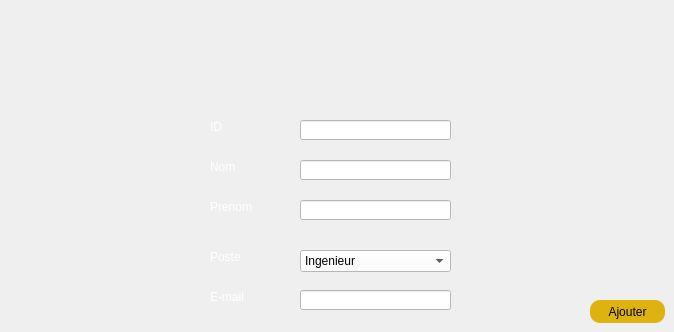
         <widget class="QWidget" name="tab">
          <attribute name="title">
           <string>Ajouter</string>
          </attribute>
          <widget class="QLabel" name="label_27">
           <property name="geometry">
            <rect>
             <x>210</x>
             <y>120</y>
             <width>47</width>
             <height>14</height>
            </rect>
           </property>
           <property name="styleSheet">
            <string notr="true">color: rgb(255, 255, 255);</string>
           </property>
           <property name="text">
            <string>ID</string>
           </property>
          </widget>
          <widget class="QLabel" name="label_28">
           <property name="geometry">
            <rect>
             <x>210</x>
             <y>160</y>
             <width>47</width>
             <height>14</height>
            </rect>
           </property>
           <property name="styleSheet">
            <string notr="true">color: rgb(255, 255, 255);</string>
           </property>
           <property name="text">
            <string>Nom</string>
           </property>
          </widget>
          <widget class="QLabel" name="label_29">
           <property name="geometry">
            <rect>
             <x>210</x>
             <y>200</y>
             <width>47</width>
             <height>14</height>
            </rect>
           </property>
           <property name="styleSheet">
            <string notr="true">color: rgb(255, 255, 255);
</string>
           </property>
           <property name="text">
            <string>Prenom</string>
           </property>
          </widget>
          <widget class="QLabel" name="label_30">
           <property name="geometry">
            <rect>
             <x>210</x>
             <y>250</y>
             <width>47</width>
             <height>14</height>
            </rect>
           </property>
           <property name="styleSheet">
            <string notr="true">color: rgb(255, 255, 255);</string>
           </property>
           <property name="text">
            <string>Poste</string>
           </property>
          </widget>
          <widget class="QLabel" name="label_31">
           <property name="geometry">
            <rect>
             <x>210</x>
             <y>290</y>
             <width>47</width>
             <height>14</height>
            </rect>
           </property>
           <property name="styleSheet">
            <string notr="true">color: rgb(255, 255, 255);</string>
           </property>
           <property name="text">
            <string>E-mail</string>
           </property>
          </widget>
          <widget class="QLineEdit" name="id">
           <property name="geometry">
            <rect>
             <x>300</x>
             <y>120</y>
             <width>151</width>
             <height>20</height>
            </rect>
           </property>
           <property name="styleSheet">
            <string notr="true">background-color: rgb(255, 255, 255);
color : black;

</string>
           </property>
          </widget>
          <widget class="QLineEdit" name="nom">
           <property name="geometry">
            <rect>
             <x>300</x>
             <y>160</y>
             <width>151</width>
             <height>20</height>
            </rect>
           </property>
           <property name="styleSheet">
            <string notr="true">background-color: rgb(255, 255, 255);
color : black;</string>
           </property>
          </widget>
          <widget class="QLineEdit" name="prenom">
           <property name="geometry">
            <rect>
             <x>300</x>
             <y>200</y>
             <width>151</width>
             <height>20</height>
            </rect>
           </property>
           <property name="styleSheet">
            <string notr="true">background-color: rgb(255, 255, 255);
color : black;</string>
           </property>
          </widget>
          <widget class="QLineEdit" name="email">
           <property name="geometry">
            <rect>
             <x>300</x>
             <y>290</y>
             <width>151</width>
             <height>20</height>
            </rect>
           </property>
           <property name="styleSheet">
            <string notr="true">background-color: rgb(255, 255, 255);
color : black;</string>
           </property>
          </widget>
          <widget class="QPushButton" name="ajouter">
           <property name="geometry">
            <rect>
             <x>590</x>
             <y>300</y>
             <width>75</width>
             <height>23</height>
            </rect>
           </property>
           <property name="styleSheet">
            <string notr="true">background-color : #deb30f;
color : black;
border-radius : 10px;</string>
           </property>
           <property name="text">
            <string>Ajouter</string>
           </property>
          </widget>
          <widget class="QComboBox" name="poste">
           <property name="geometry">
            <rect>
             <x>300</x>
             <y>250</y>
             <width>151</width>
             <height>22</height>
            </rect>
           </property>
           <property name="styleSheet">
            <string notr="true">background-color: rgb(255, 255, 255);

color : black;

</string>
           </property>
           <item>
            <property name="text">
             <string>Ingenieur</string>
            </property>
           </item>
           <item>
            <property name="text">
             <string>Ouvrier</string>
            </property>
           </item>
           <item>
            <property name="text">
             <string>Architecte</string>
            </property>
           </item>
           <item>
            <property name="text">
             <string>Developpeur</string>
            </property>
           </item>
          </widget>
         </widget>
